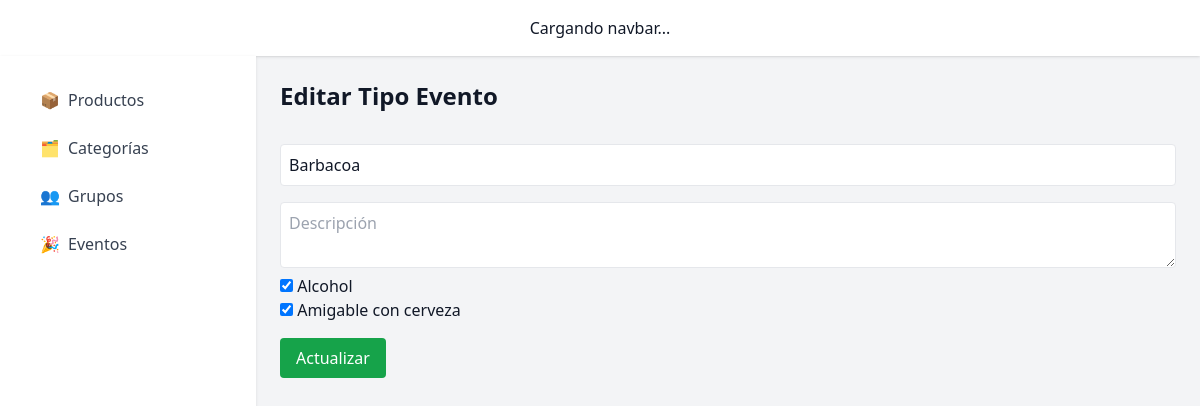
The page /event_type/Barbacoa/edit/ (signed in) on the database its author committed.
### core/models/event_type.py (models this page shows, shortened)
class EventType(models.Model):
    name = models.CharField(max_length=100, unique=True)
    alcoholic = models.BooleanField(default=False)
    beer_friendly = models.BooleanField(default=False)
    description = models.TextField(blank=True)

### core/views.py (the view, shortened to what this page needs)
# urls.py: path('event_type/<str:name>/edit/', event_type_edit_view, name='event_type_edit'),
@csrf_protect
def event_type_edit_view(request, name):
    event = get_object_or_404(EventType, name=name)
    return render(request, "core/event_type_form.html", {
        "event": event,
        "edit_mode": True
    })

### core/templates/core/event_type_form.html (shortened to what this page needs)
{% extends "base.html" %}
{% block content %}
<h2 class="text-2xl font-semibold mb-4">{% if edit_mode %}Editar Tipo Evento{% else %}Crear Tipo Evento{% endif %}</h2>
<form method="POST" class="space-y-4">
  <input type="text" name="name" placeholder="Nombre del evento" class="w-full p-2 border rounded" required value="{{ event.name|default:'' }}" {% if edit_mode %}readonly{% endif %}>
  <textarea name="description" placeholder="Descripción" class="w-full p-2 border rounded">{{ event.description|default:'' }}</textarea>
  <label><input type="checkbox" name="alcoholic" {% if event.alcoholic %}checked{% endif %}> Alcohol</label><br>
  <label><input type="checkbox" name="beer_friendly" {% if event.beer_friendly %}checked{% endif %}> Amigable con cerveza</label><br>
  <button type="submit" class="bg-green-600 text-white px-4 py-2 rounded">
    {% if edit_mode %}Actualizar{% else %}Guardar{% endif %}
  </button>
</form>
{% endblock %}

### rows shown on the page
EventType: name "Barbacoa", alcoholic "☑", beer_friendly "☑"
